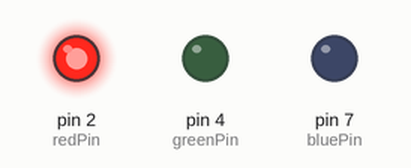
Recording of a sketch running on a simulated Arduino Uno, built with avr-gcc and run on an emulated ATmega328P. On the bench: output pins drawn as LEDs (lit = HIGH).

Above: at 0.5 s.
At 1.5 s:
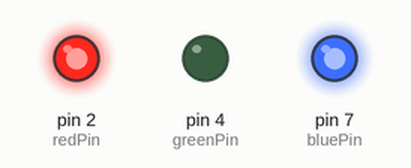
At 2.5 s:
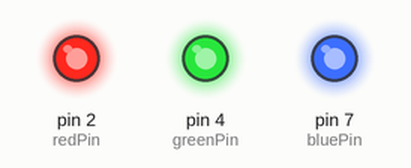
At 3.5 s:
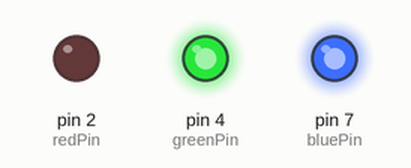
At 4.5 s:
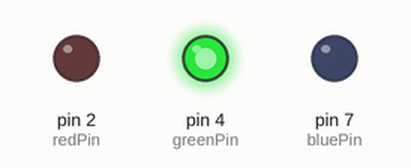
At 5.5 s:
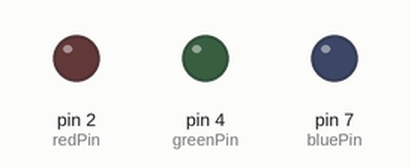
Timing chart, 0 to 7.8 s (numbered marks = the images above):
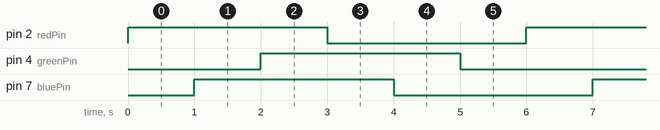

The sketch:

0429_led__1.ino
```cpp
int greenPin = 4;
int bluePin = 7;
int redPin = 2;// 핀 번호 설정.
// C++ code
// 이 코드는 실행시 한 번만 실행된다
// 실행하는 곳
void setup()
{
  // LED를 출력으로 설정
  pinMode(redPin, OUTPUT);
  pinMode(bluePin, OUTPUT);
  pinMode(greenPin, OUTPUT);
}
// 반복하여 일을 실행시키는 곳
void loop()
{
  digitalWrite(redPin, HIGH);
  delay(1000);
  digitalWrite(bluePin, HIGH);
  delay(1000);
  digitalWrite(greenPin, HIGH);
  delay(1000); // 1초 기다리기
  //LED를 킨다
  digitalWrite(redPin, LOW);
  delay(1000);
  digitalWrite(bluePin, LOW);
  delay(1000);
  digitalWrite(greenPin, LOW);
  delay(1000); // 1초 기다리기
  // LED를 끈다
}
```

Measured:
- by itself, pin 2 (redPin), pin 4 (greenPin), pin 7 (bluePin): alternates HIGH for 3.0 s and LOW for 3.0 s
- by itself, everything shown: repeats every 6.0 s, in 6 steps
